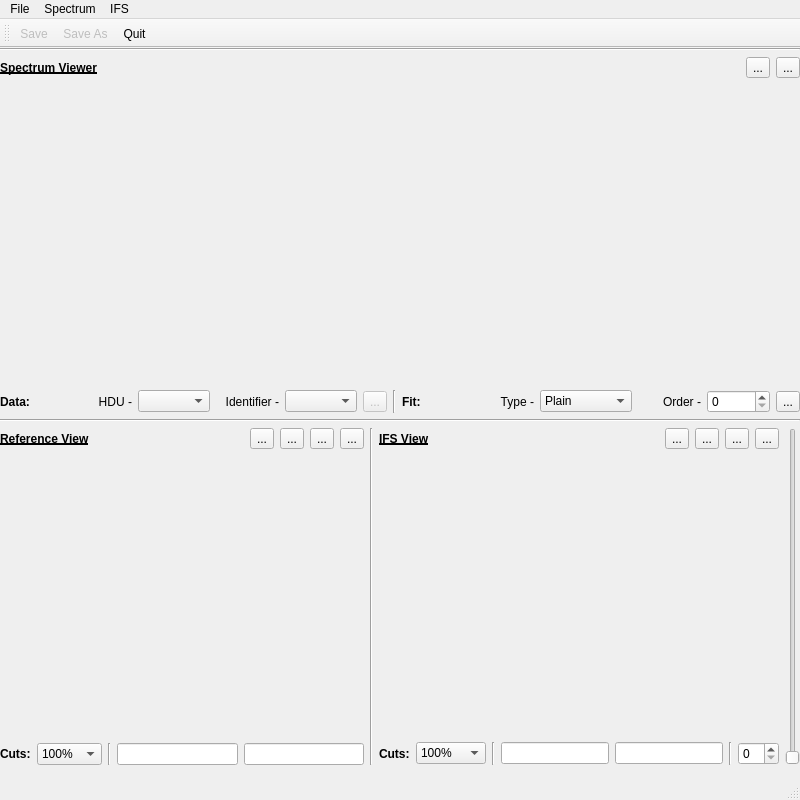
<?xml version="1.0" encoding="UTF-8"?>
<ui version="4.0">
 <class>PampelMuseGui</class>
 <widget class="QMainWindow" name="PampelMuseGui">
  <property name="geometry">
   <rect>
    <x>0</x>
    <y>0</y>
    <width>800</width>
    <height>800</height>
   </rect>
  </property>
  <property name="windowTitle">
   <string>MainWindow</string>
  </property>
  <widget class="QWidget" name="centralWidget">
   <widget class="QWidget" name="layoutWidget">
    <property name="geometry">
     <rect>
      <x>0</x>
      <y>0</y>
      <width>800</width>
      <height>717</height>
     </rect>
    </property>
    <layout class="QVBoxLayout" name="centralVBox">
     <item>
      <widget class="Line" name="headSepLine">
       <property name="orientation">
        <enum>Qt::Horizontal</enum>
       </property>
      </widget>
     </item>
     <item>
      <layout class="QVBoxLayout" name="spectrumViewVBox">
       <item>
        <layout class="QHBoxLayout" name="spectrumHeaderHBox">
         <item>
          <widget class="QLabel" name="spectrumHeaderLabel">
           <property name="font">
            <font>
             <weight>75</weight>
             <bold>true</bold>
             <underline>true</underline>
            </font>
           </property>
           <property name="text">
            <string>Spectrum Viewer</string>
           </property>
          </widget>
         </item>
         <item>
          <widget class="QToolButton" name="spectrumZoom">
           <property name="enabled">
            <bool>true</bool>
           </property>
           <property name="text">
            <string>...</string>
           </property>
           <property name="icon">
            <iconset resource="pampelmuse_gui.qrc">
             <normaloff>:/icons/icons/zoom.png</normaloff>:/icons/icons/zoom.png</iconset>
           </property>
           <property name="checkable">
            <bool>true</bool>
           </property>
          </widget>
         </item>
         <item>
          <widget class="QToolButton" name="spectrumPan">
           <property name="text">
            <string>...</string>
           </property>
           <property name="icon">
            <iconset resource="pampelmuse_gui.qrc">
             <normaloff>:/icons/icons/pan.png</normaloff>:/icons/icons/pan.png</iconset>
           </property>
           <property name="checkable">
            <bool>true</bool>
           </property>
          </widget>
         </item>
        </layout>
       </item>
       <item>
        <widget class="QWidget" name="spectrumWidget" native="true">
         <property name="minimumSize">
          <size>
           <width>600</width>
           <height>300</height>
          </size>
         </property>
        </widget>
       </item>
       <item>
        <layout class="QHBoxLayout" name="spectrumEditHBox">
         <item>
          <widget class="QLabel" name="spectrumShowLabel">
           <property name="font">
            <font>
             <weight>75</weight>
             <bold>true</bold>
            </font>
           </property>
           <property name="text">
            <string>Data:</string>
           </property>
          </widget>
         </item>
         <item>
          <widget class="QLabel" name="spectrumShowHduLabel">
           <property name="layoutDirection">
            <enum>Qt::LeftToRight</enum>
           </property>
           <property name="text">
            <string>HDU -</string>
           </property>
           <property name="alignment">
            <set>Qt::AlignRight|Qt::AlignTrailing|Qt::AlignVCenter</set>
           </property>
           <property name="indent">
            <number>-1</number>
           </property>
          </widget>
         </item>
         <item>
          <widget class="QComboBox" name="spectrumShowHduComboBox"/>
         </item>
         <item>
          <widget class="QLabel" name="spectrumShowIdentLabel">
           <property name="text">
            <string>Identifier -</string>
           </property>
           <property name="alignment">
            <set>Qt::AlignRight|Qt::AlignTrailing|Qt::AlignVCenter</set>
           </property>
          </widget>
         </item>
         <item>
          <widget class="QComboBox" name="spectrumShowIdentComboBox"/>
         </item>
         <item>
          <widget class="QToolButton" name="spectrumShowGo">
           <property name="enabled">
            <bool>false</bool>
           </property>
           <property name="text">
            <string>...</string>
           </property>
           <property name="icon">
            <iconset resource="pampelmuse_gui.qrc">
             <normaloff>:/icons/icons/go.png</normaloff>:/icons/icons/go.png</iconset>
           </property>
          </widget>
         </item>
         <item>
          <widget class="Line" name="spectrumEditLine">
           <property name="orientation">
            <enum>Qt::Vertical</enum>
           </property>
          </widget>
         </item>
         <item>
          <widget class="QLabel" name="spectrumFitLabel">
           <property name="font">
            <font>
             <weight>75</weight>
             <bold>true</bold>
            </font>
           </property>
           <property name="text">
            <string>Fit:</string>
           </property>
          </widget>
         </item>
         <item>
          <widget class="QLabel" name="spectrumFitTypeLabel">
           <property name="text">
            <string>Type -</string>
           </property>
           <property name="alignment">
            <set>Qt::AlignRight|Qt::AlignTrailing|Qt::AlignVCenter</set>
           </property>
          </widget>
         </item>
         <item>
          <widget class="QComboBox" name="spectrumFitTypeComboBox">
           <item>
            <property name="text">
             <string>Plain</string>
            </property>
           </item>
           <item>
            <property name="text">
             <string>Chebyshev</string>
            </property>
           </item>
          </widget>
         </item>
         <item>
          <widget class="QLabel" name="spectrumFitOrderLabel">
           <property name="text">
            <string>Order -</string>
           </property>
           <property name="alignment">
            <set>Qt::AlignRight|Qt::AlignTrailing|Qt::AlignVCenter</set>
           </property>
          </widget>
         </item>
         <item>
          <widget class="QSpinBox" name="spectrumFitOrderSpinBox">
           <property name="maximum">
            <number>12</number>
           </property>
          </widget>
         </item>
         <item>
          <widget class="QToolButton" name="spectrumFitGo">
           <property name="text">
            <string>...</string>
           </property>
           <property name="icon">
            <iconset resource="pampelmuse_gui.qrc">
             <normaloff>:/icons/icons/go.png</normaloff>:/icons/icons/go.png</iconset>
           </property>
          </widget>
         </item>
        </layout>
       </item>
      </layout>
     </item>
     <item>
      <widget class="Line" name="guiSepLine">
       <property name="orientation">
        <enum>Qt::Horizontal</enum>
       </property>
      </widget>
     </item>
     <item>
      <layout class="QHBoxLayout" name="imageViewHBox">
       <item>
        <layout class="QVBoxLayout" name="refViewVBox">
         <item>
          <layout class="QHBoxLayout" name="refHeaderHBox">
           <item>
            <widget class="QLabel" name="refHeaderLabel">
             <property name="font">
              <font>
               <weight>75</weight>
               <bold>true</bold>
               <underline>true</underline>
              </font>
             </property>
             <property name="text">
              <string>Reference View</string>
             </property>
            </widget>
           </item>
           <item>
            <widget class="QToolButton" name="refBack">
             <property name="toolTip">
              <string>Go to last view</string>
             </property>
             <property name="text">
              <string>...</string>
             </property>
             <property name="icon">
              <iconset resource="pampelmuse_gui.qrc">
               <normaloff>:/icons/icons/back.png</normaloff>:/icons/icons/back.png</iconset>
             </property>
            </widget>
           </item>
           <item>
            <widget class="QToolButton" name="refForth">
             <property name="toolTip">
              <string>Go to next view</string>
             </property>
             <property name="text">
              <string>...</string>
             </property>
             <property name="icon">
              <iconset resource="pampelmuse_gui.qrc">
               <normaloff>:/icons/icons/forth.png</normaloff>:/icons/icons/forth.png</iconset>
             </property>
            </widget>
           </item>
           <item>
            <widget class="QToolButton" name="refZoom">
             <property name="toolTip">
              <string>Enter/leave zoom mode</string>
             </property>
             <property name="text">
              <string>...</string>
             </property>
             <property name="icon">
              <iconset resource="pampelmuse_gui.qrc">
               <normaloff>:/icons/icons/zoom.png</normaloff>:/icons/icons/zoom.png</iconset>
             </property>
             <property name="checkable">
              <bool>true</bool>
             </property>
            </widget>
           </item>
           <item>
            <widget class="QToolButton" name="refPan">
             <property name="toolTip">
              <string>Enter/leave pan mode</string>
             </property>
             <property name="text">
              <string>...</string>
             </property>
             <property name="icon">
              <iconset resource="pampelmuse_gui.qrc">
               <normaloff>:/icons/icons/pan.png</normaloff>:/icons/icons/pan.png</iconset>
             </property>
             <property name="checkable">
              <bool>true</bool>
             </property>
            </widget>
           </item>
          </layout>
         </item>
         <item>
          <widget class="QWidget" name="refViewWidget" native="true">
           <property name="minimumSize">
            <size>
             <width>350</width>
             <height>250</height>
            </size>
           </property>
          </widget>
         </item>
         <item>
          <layout class="QHBoxLayout" name="refCutsHBox">
           <item>
            <widget class="QLabel" name="refCutsLabel">
             <property name="font">
              <font>
               <weight>75</weight>
               <bold>true</bold>
              </font>
             </property>
             <property name="text">
              <string>Cuts:</string>
             </property>
            </widget>
           </item>
           <item>
            <widget class="QComboBox" name="refCutsComboBox">
             <item>
              <property name="text">
               <string>100%</string>
              </property>
             </item>
             <item>
              <property name="text">
               <string>99.9%</string>
              </property>
             </item>
             <item>
              <property name="text">
               <string>99.8%</string>
              </property>
             </item>
             <item>
              <property name="text">
               <string>99.5%</string>
              </property>
             </item>
             <item>
              <property name="text">
               <string>99.0%</string>
              </property>
             </item>
             <item>
              <property name="text">
               <string>98.0%</string>
              </property>
             </item>
             <item>
              <property name="text">
               <string>95.0%</string>
              </property>
             </item>
             <item>
              <property name="text">
               <string>90.0%</string>
              </property>
             </item>
             <item>
              <property name="text">
               <string>User</string>
              </property>
             </item>
            </widget>
           </item>
           <item>
            <widget class="Line" name="refCutsLine">
             <property name="orientation">
              <enum>Qt::Vertical</enum>
             </property>
            </widget>
           </item>
           <item>
            <widget class="QLineEdit" name="refMinCutLineEdit">
             <property name="sizePolicy">
              <sizepolicy hsizetype="Expanding" vsizetype="Fixed">
               <horstretch>0</horstretch>
               <verstretch>0</verstretch>
              </sizepolicy>
             </property>
            </widget>
           </item>
           <item>
            <widget class="QLineEdit" name="refMaxCutLineEdit"/>
           </item>
          </layout>
         </item>
        </layout>
       </item>
       <item>
        <widget class="Line" name="imageSepLine">
         <property name="orientation">
          <enum>Qt::Vertical</enum>
         </property>
        </widget>
       </item>
       <item>
        <layout class="QVBoxLayout" name="ifuViewVBox">
         <item>
          <layout class="QHBoxLayout" name="ifuHeadHBox">
           <item>
            <widget class="QLabel" name="ifuHeadLabel">
             <property name="font">
              <font>
               <weight>75</weight>
               <bold>true</bold>
               <underline>true</underline>
              </font>
             </property>
             <property name="text">
              <string>IFS View</string>
             </property>
            </widget>
           </item>
           <item>
            <widget class="QToolButton" name="ifuBack">
             <property name="text">
              <string>...</string>
             </property>
             <property name="icon">
              <iconset resource="pampelmuse_gui.qrc">
               <normaloff>:/icons/icons/back.png</normaloff>:/icons/icons/back.png</iconset>
             </property>
            </widget>
           </item>
           <item>
            <widget class="QToolButton" name="ifuForth">
             <property name="text">
              <string>...</string>
             </property>
             <property name="icon">
              <iconset resource="pampelmuse_gui.qrc">
               <normaloff>:/icons/icons/forth.png</normaloff>:/icons/icons/forth.png</iconset>
             </property>
            </widget>
           </item>
           <item>
            <widget class="QToolButton" name="ifuZoom">
             <property name="text">
              <string>...</string>
             </property>
             <property name="icon">
              <iconset resource="pampelmuse_gui.qrc">
               <normaloff>:/icons/icons/zoom.png</normaloff>:/icons/icons/zoom.png</iconset>
             </property>
             <property name="checkable">
              <bool>true</bool>
             </property>
            </widget>
           </item>
           <item>
            <widget class="QToolButton" name="ifuPan">
             <property name="text">
              <string>...</string>
             </property>
             <property name="icon">
              <iconset resource="pampelmuse_gui.qrc">
               <normaloff>:/icons/icons/pan.png</normaloff>:/icons/icons/pan.png</iconset>
             </property>
             <property name="checkable">
              <bool>true</bool>
             </property>
            </widget>
           </item>
          </layout>
         </item>
         <item>
          <widget class="QWidget" name="ifuViewWidget" native="true">
           <property name="minimumSize">
            <size>
             <width>250</width>
             <height>250</height>
            </size>
           </property>
          </widget>
         </item>
         <item>
          <layout class="QHBoxLayout" name="ifuCutsHBox">
           <item>
            <widget class="QLabel" name="ifuCutsLabel">
             <property name="font">
              <font>
               <weight>75</weight>
               <bold>true</bold>
              </font>
             </property>
             <property name="text">
              <string>Cuts:</string>
             </property>
            </widget>
           </item>
           <item>
            <widget class="QComboBox" name="ifuCutsComboBox">
             <property name="sizePolicy">
              <sizepolicy hsizetype="Preferred" vsizetype="Fixed">
               <horstretch>0</horstretch>
               <verstretch>0</verstretch>
              </sizepolicy>
             </property>
             <property name="minimumSize">
              <size>
               <width>70</width>
               <height>0</height>
              </size>
             </property>
             <item>
              <property name="text">
               <string>100%</string>
              </property>
             </item>
             <item>
              <property name="text">
               <string>99.9%</string>
              </property>
             </item>
             <item>
              <property name="text">
               <string>99.5%</string>
              </property>
             </item>
             <item>
              <property name="text">
               <string>99.0%</string>
              </property>
             </item>
             <item>
              <property name="text">
               <string>98.0%</string>
              </property>
             </item>
             <item>
              <property name="text">
               <string>95.0%</string>
              </property>
             </item>
             <item>
              <property name="text">
               <string>90.0%</string>
              </property>
             </item>
             <item>
              <property name="text">
               <string>User</string>
              </property>
             </item>
            </widget>
           </item>
           <item>
            <widget class="Line" name="ifuCutsLine">
             <property name="orientation">
              <enum>Qt::Vertical</enum>
             </property>
            </widget>
           </item>
           <item>
            <widget class="QLineEdit" name="ifuMinCutLineEdit"/>
           </item>
           <item>
            <widget class="QLineEdit" name="ifuMaxCutLineEdit"/>
           </item>
           <item>
            <widget class="Line" name="ifuLayerLine">
             <property name="orientation">
              <enum>Qt::Vertical</enum>
             </property>
            </widget>
           </item>
           <item>
            <widget class="QSpinBox" name="ifuLayerSelectSpinBox"/>
           </item>
          </layout>
         </item>
        </layout>
       </item>
       <item>
        <widget class="QSlider" name="ifuLayerSelectSlider">
         <property name="orientation">
          <enum>Qt::Vertical</enum>
         </property>
        </widget>
       </item>
      </layout>
     </item>
    </layout>
   </widget>
  </widget>
  <widget class="QMenuBar" name="menuBar">
   <property name="geometry">
    <rect>
     <x>0</x>
     <y>0</y>
     <width>800</width>
     <height>25</height>
    </rect>
   </property>
   <widget class="QMenu" name="menuFile">
    <property name="title">
     <string>File</string>
    </property>
    <addaction name="actionSave"/>
    <addaction name="actionSaveAs"/>
    <addaction name="separator"/>
    <addaction name="actionQuit"/>
   </widget>
   <widget class="QMenu" name="menuSpectrum">
    <property name="title">
     <string>Spectrum</string>
    </property>
    <widget class="QMenu" name="menuFitting">
     <property name="title">
      <string>Fitting</string>
     </property>
     <addaction name="actionFit_all_positions"/>
     <addaction name="actionForce_common_slope"/>
    </widget>
    <addaction name="menuFitting"/>
   </widget>
   <widget class="QMenu" name="menuIFS">
    <property name="title">
     <string>IFS</string>
    </property>
    <widget class="QMenu" name="menuDisplay">
     <property name="title">
      <string>Display</string>
     </property>
     <addaction name="separator"/>
     <addaction name="actionData"/>
     <addaction name="actionResiduals"/>
    </widget>
    <addaction name="menuDisplay"/>
   </widget>
   <addaction name="menuFile"/>
   <addaction name="menuSpectrum"/>
   <addaction name="menuIFS"/>
  </widget>
  <widget class="QToolBar" name="toolBar">
   <property name="windowTitle">
    <string>toolBar</string>
   </property>
   <attribute name="toolBarArea">
    <enum>TopToolBarArea</enum>
   </attribute>
   <attribute name="toolBarBreak">
    <bool>false</bool>
   </attribute>
   <addaction name="actionSave"/>
   <addaction name="actionSaveAs"/>
   <addaction name="actionQuit"/>
  </widget>
  <widget class="QStatusBar" name="statusBar"/>
  <action name="actionSave">
   <property name="enabled">
    <bool>false</bool>
   </property>
   <property name="icon">
    <iconset resource="pampelmuse_gui.qrc">
     <normaloff>:/icons/icons/save.png</normaloff>:/icons/icons/save.png</iconset>
   </property>
   <property name="text">
    <string>&amp;Save</string>
   </property>
   <property name="shortcut">
    <string>Ctrl+S</string>
   </property>
  </action>
  <action name="actionQuit">
   <property name="icon">
    <iconset resource="pampelmuse_gui.qrc">
     <normaloff>:/icons/icons/exit.png</normaloff>:/icons/icons/exit.png</iconset>
   </property>
   <property name="text">
    <string>&amp;Quit</string>
   </property>
   <property name="shortcut">
    <string>Ctrl+Q</string>
   </property>
  </action>
  <action name="actionSpectrum">
   <property name="text">
    <string>Spectrum</string>
   </property>
  </action>
  <action name="actionFit_all_positions">
   <property name="checkable">
    <bool>true</bool>
   </property>
   <property name="checked">
    <bool>true</bool>
   </property>
   <property name="text">
    <string>Fit &amp;all positions</string>
   </property>
   <property name="shortcut">
    <string>Alt+A</string>
   </property>
  </action>
  <action name="actionForce_common_slope">
   <property name="checkable">
    <bool>true</bool>
   </property>
   <property name="checked">
    <bool>true</bool>
   </property>
   <property name="text">
    <string>Force &amp;common slope</string>
   </property>
   <property name="shortcut">
    <string>Alt+C</string>
   </property>
  </action>
  <action name="actionSaveAs">
   <property name="enabled">
    <bool>false</bool>
   </property>
   <property name="icon">
    <iconset resource="pampelmuse_gui.qrc">
     <normaloff>:/icons/icons/save_as.png</normaloff>:/icons/icons/save_as.png</iconset>
   </property>
   <property name="text">
    <string>Save &amp;As...</string>
   </property>
   <property name="shortcut">
    <string>Ctrl+A</string>
   </property>
  </action>
  <action name="actionData">
   <property name="checkable">
    <bool>true</bool>
   </property>
   <property name="checked">
    <bool>true</bool>
   </property>
   <property name="text">
    <string>Data</string>
   </property>
   <property name="toolTip">
    <string>Display the IFS data</string>
   </property>
  </action>
  <action name="actionResiduals">
   <property name="checkable">
    <bool>true</bool>
   </property>
   <property name="text">
    <string>Residuals</string>
   </property>
   <property name="toolTip">
    <string>Display the residuals of the fit (if available)</string>
   </property>
  </action>
 </widget>
 <resources>
  <include location="pampelmuse_gui.qrc"/>
 </resources>
 <connections/>
</ui>
